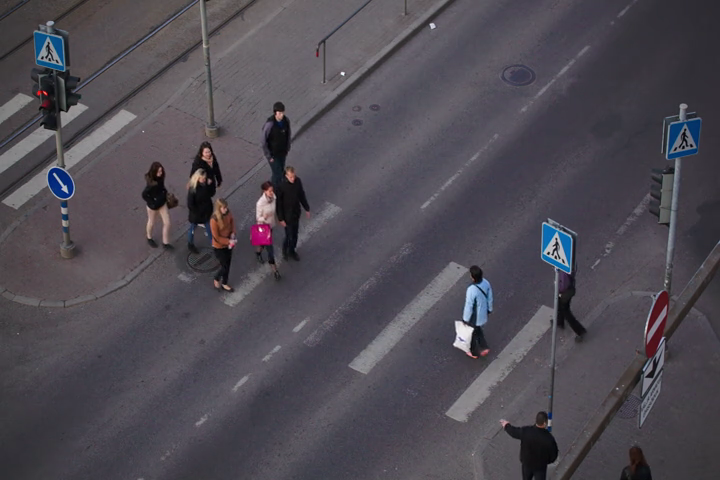
#> input picture frame 27 of Data/street_compressed.mp4, 720 x 480 px, given in place of highway.avi, which was not available
$ jupyter execute --allow-errors background_separation.ipynb   (older library calls are emulated)   (text cells are left out)
#> lines starting #> are read from the running program, lines starting #| are printed output that depends on the picture; long printed decimals are rounded; pictures that were not available may be replaced by others from this repository, and a replacement may not be noted
[cell 1]
# Import libraries
import numpy as np
import matplotlib.pyplot as plt
import cv2
import time
from scipy.sparse.linalg import svds

[cell 2]
# Load the data
cap = cv2.VideoCapture("highway.avi")
init_frame = 0
# cap.set(cv2.CAP_PROP_POS_FRAMES, init_frame)

num_frames = 60
frames = []
num_channels = 3
frame_num = 0
count = 0

for i in range(num_frames):
    ret, frame = cap.read()
    count += 10 # i.e. at 30 fps, this advances one second
    cap.set(cv2.CAP_PROP_POS_FRAMES, count)
    if not ret:
        print("Read", frame_num, "frames")
        break
    frame_num += 1
    frames.append(frame)
#> this loop made 29 passes
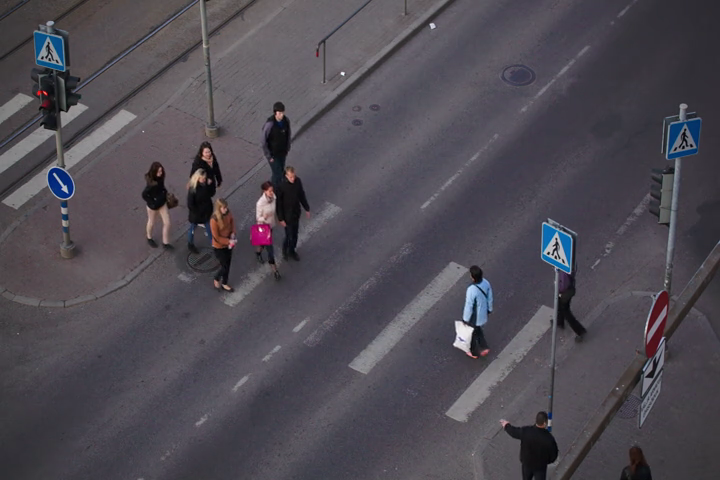
#> input picture frame 27 of Data/street_compressed.mp4, 720 x 480 px, given in place of highway.avi, which was not available
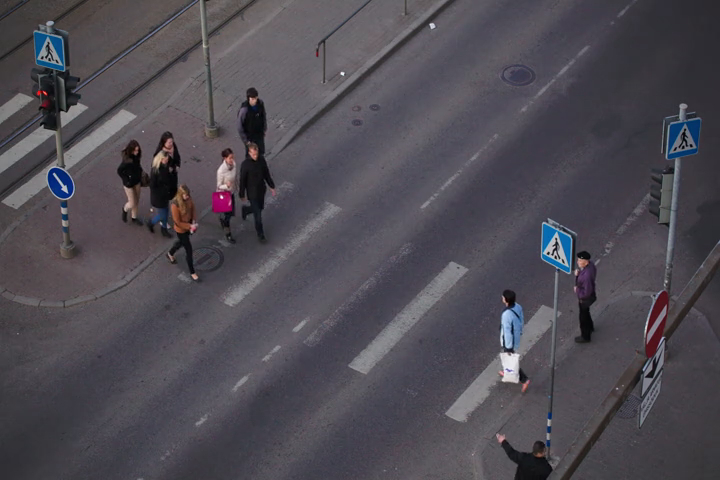
#> input picture frame 10 of Data/street_compressed.mp4, 720 x 480 px, given in place of highway.avi, which was not available
#> pass 3, `ret, frame = cap.read()`:
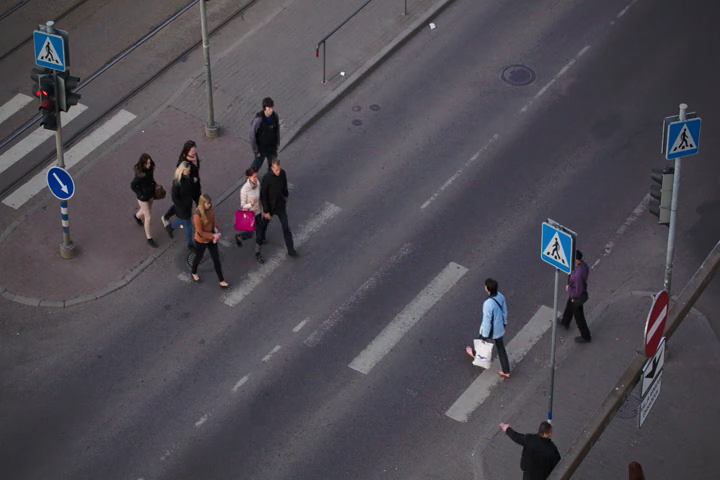
#> frame: shape (480, 720, 3); mean B, G, R 82.9, 74.8, 78.8
#> after the loop, count = 290; frame_num = 28; frames = 28 items

cap.release()
num_frames = frame_num
#> num_frames = 28

[cell 3]
# Initialize variables
n, m, _ = frames[0].shape
#> n = 480; m = 720

# Flatten the frame
max_val = np.max(np.abs(frames))
#> max_val = 255
D = np.zeros((n*m*num_channels, num_frames))

for i in range(num_frames):
    D[:, i] = frames[i].flatten()
D = D/max_val

# Add noise
np.random.seed(0)
noise_level = 0.0
D = D + noise_level*np.random.randn(D.shape[0], D.shape[1])

# Sanity check
print(D.shape)
#| (1036800, 28)
print(np.max(D))
#| 1.0

[cell 4]
U, S, V = np.linalg.svd(D, full_matrices=False)
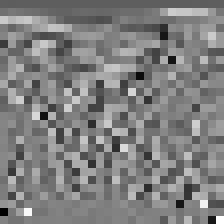
#> V: shape (28, 28) float64 (shown 8 times larger); min -0.707, max 0.696, mean -0.00673; drawn with min black and max white
#> S = 28 values, max 1706.4 at index 0, min 35.85 at index 27, mean 116.8
print(np.dot(U, S))
#> (printed output is left out)

[cell 5]
def algorithm_run(D, lamda, mu, error_tol = 1e-8, max_iter = 100, print_every = 10):
    L = np.zeros(D.shape)
    S = np.zeros(D.shape)
    Y = np.zeros(D.shape)

    iter = 0
    error = np.inf
    mu_inv = 1/mu

    # Solve for L and S
    while error > error_tol and iter < max_iter:
        # L update
        U, s, V = np.linalg.svd(D - S + mu_inv*Y, full_matrices=False)
        # Threshold singular values
        s = np.sign(s)*np.maximum(np.abs(s) - mu, 0)
        L = np.dot(U, np.dot(np.diag(s), V))

        # S update
        M = D - L + mu_inv*Y
        S = np.sign(M)*np.maximum(np.abs(M) - mu*lamda, 0)

        # Y update
        Y = Y + mu*(D - L - S)

        # Error
        error = np.linalg.norm(D - L - S, 'fro')/np.linalg.norm(D, 'fro')
        cvx_error = np.linalg.norm(L, 'nuc') + lamda*np.linalg.norm(S.flatten(), 1)
        iter += 1
        if iter % print_every == 0:
            print(f"Iteration {iter}, error = {cvx_error}", \
                  f"L rank = {np.linalg.matrix_rank(L)}, S l1 = {np.linalg.norm(S.flatten(), 1)}")
#> after the loop, iter = 0

    return L, S, cvx_error

[cell 6]
# Cross-validation ranges for hyper-parameters
lambdas = np.logspace(-3, 3, 7)
mus = np.logspace(-3, 1, 4) # [m*n/(4*np.linalg.norm(D, 1))]

# Hyper-parameter tuning
best_error = np.inf
best_lambda = 0
best_mu = 0
#> (the rest of this cell did not finish here and is left out)

[cell 7]
best_lambda = 0.001
best_mu = 10

[cell 8]
# Run the algorithm with the best hyper-parameters
print("Running the algorithm with the best hyper-parameters", best_lambda, best_mu)
#> (the rest of this cell did not finish here and is left out)

#> (a cell that did not finish here is left out)

[cell 10]
k = svds(D, k = 1, return_singular_vectors = True)
print(k[1])
#| [1706.427]
print(k[0].shape, k[1].shape, k[2].shape)
#| (1036800, 1) (1,) (1, 28)

[cell 11]
def maximize_dual(D, lamda, error_tol = 1e-8, max_iter = 100, print_every = 10):
#> called with D = array of shape (1036800, 28), lamda = 0.001, error_tol = 1e-07, max_iter = 20, print_every = 1
    L = np.zeros(D.shape)
    S = np.zeros(D.shape)
    L_error = np.inf
    S_error = np.inf
    error = np.inf
    L_prev = np.inf*np.ones(D.shape)
    S_prev = np.inf*np.ones(D.shape)


    lamda_inv = 1/lamda
    error_tol = 1e-8*np.linalg.norm(D, 'fro')
#> error_tol = 1.74e-05
    ascent_error_tol = 2e-5*np.linalg.norm(D, 'fro')
#> ascent_error_tol = 0.0347

    def J(Y):
        max_s = svds(Y, k = 1, return_singular_vectors = False)
#> max_s = [5386]
        return np.max([max_s[0], lamda_inv*np.linalg.norm(Y.flatten(), np.inf)])

    def pi_2(U, Vt, M):
        D_bar = np.dot(U.T, np.dot(M, Vt.T))
        D_ = 0.5*(D_bar + D_bar.T)
        D_u, D_s, D_v = np.linalg.svd(D_)
        X = np.dot(D_u, np.dot(np.max(D_s, 0), D_v))
        return np.dot(U, np.dot(X, Vt))

    def pi_inf(Y):
        inf = np.linalg.norm(Y.flatten(), np.inf)
        indices = np.where(np.abs(Y)/inf > 0.95)
        M = np.zeros(D.shape)
        M[indices] = np.abs(Y[indices])
        M = np.sign(Y)*M
        return M

    iter = 0
    init = np.sign(D).astype(np.float64)
    Y = init/J(init)
    while error > ascent_error_tol and iter < max_iter:
        # Compute the project Dk of D onto N(Y)
        U, L2_norm, Vt = svds(Y, k = 1, return_singular_vectors = True)
        L2_norm = L2_norm[0]
        Linf_norm = lamda_inv*np.linalg.norm(Y.flatten(), np.inf)
        L_prev = L
        S_prev = S
        Y_prev = Y

        if abs(L2_norm - Linf_norm) < 1e-1:
            print("L2 norm and Linf norm are close")
            L = np.zeros(D.shape)
            S = np.zeros(D.shape)

            # Perform Alternating minimization
            inner_iter = 0
            while (L_error > error_tol or S_error > error_tol) and inner_iter < max_iter:
                L = pi_2(U, Vt, D - S)
                S = pi_inf(D - L)

                inner_iter += 1
                L_error = np.linalg.norm(L - L_prev, 'fro')
                S_error = np.linalg.norm(S - S_prev, 'fro')
                L_prev = L
                S_prev = S

            Dk = L + S

        elif L2_norm > Linf_norm:
            print("L2 norm is greater than Linf norm")
            Dk = pi_2(U, Vt, D)
            L = D
            S = np.zeros(D.shape)
        else:
            print("Linf norm is greater than L2 norm")
            Dk = pi_inf(D)
            L = np.zeros(D.shape)
            S = D

        # Line Search
        delta = np.ones(D.shape)
        flag = True
        line_iter = 0
        while flag and line_iter < 10:
            Z1 = (Y + delta*(D - Dk))/J(Y + delta*(D - Dk))
            Z2 = Y/J(Y)
            indices = np.where(Z1 - Z2 + delta*np.linalg.norm(D - Dk, "fro") >= 0)
            if len(indices) == 0:
                flag = False
            else:
                delta[indices] = delta[indices]*0.5
            line_iter += 1

        Y = (Y + delta*(D - Dk))/J(Y + delta*(D - Dk))

        # Error
        error = np.linalg.norm(D - Dk, 'fro')
        L_error = np.linalg.norm(L - L_prev, 'fro')
        S_error = np.linalg.norm(S - S_prev, 'fro')
        print("Y_error", np.linalg.norm(Y - Y_prev, 'fro'))

        iter += 1
        if iter % print_every == 0:
            print(L2_norm, Linf_norm)
            print(f"Iteration {iter}, L error = {L_error}", f"S error = {S_error}", f"error = {error}")
#> this loop made 1 pass
#> L2_norm on pass 1: 1
#> after the loop, iter = 0

    return L, S, error

[cell 12]
best_lambda = 0.001

#> (a cell that did not finish here is left out)

#> (a cell that did not finish here is left out)

[cell 15]
# Show frames

# Find SSIM between the original and the low-rank components
import skimage
from skimage.metrics import structural_similarity as ssim
print(frames[i].shape)
#| (480, 720, 3)
